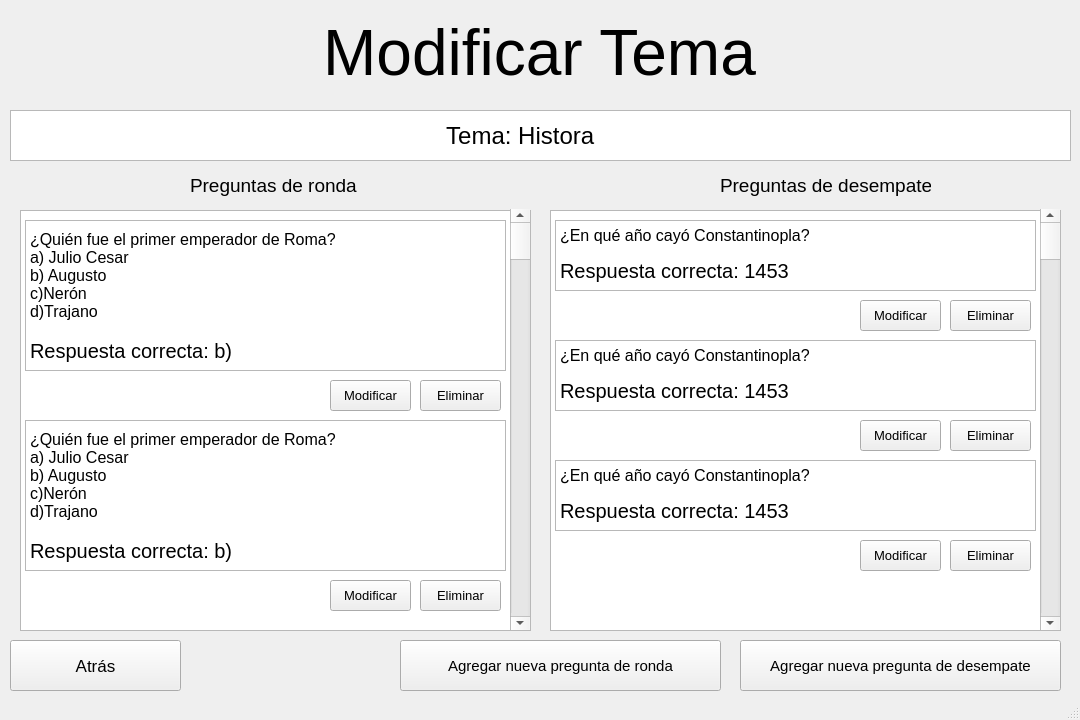
<?xml version="1.0" encoding="UTF-8"?>
<ui version="4.0">
 <class>MainWindow</class>
 <widget class="QMainWindow" name="MainWindow">
  <property name="geometry">
   <rect>
    <x>0</x>
    <y>0</y>
    <width>1080</width>
    <height>720</height>
   </rect>
  </property>
  <property name="windowTitle">
   <string>MainWindow</string>
  </property>
  <widget class="QWidget" name="centralwidget">
   <widget class="QPushButton" name="pushButton_2">
    <property name="geometry">
     <rect>
      <x>10</x>
      <y>640</y>
      <width>171</width>
      <height>51</height>
     </rect>
    </property>
    <property name="font">
     <font>
      <pointsize>13</pointsize>
     </font>
    </property>
    <property name="text">
     <string>Atrás</string>
    </property>
   </widget>
   <widget class="QWidget" name="verticalLayoutWidget_3">
    <property name="geometry">
     <rect>
      <x>9</x>
      <y>9</y>
      <width>1061</width>
      <height>91</height>
     </rect>
    </property>
    <layout class="QVBoxLayout" name="verticalLayout_3">
     <item>
      <widget class="QLabel" name="label">
       <property name="font">
        <font>
         <pointsize>9</pointsize>
        </font>
       </property>
       <property name="text">
        <string>&lt;html&gt;&lt;head/&gt;&lt;body&gt;&lt;p align=&quot;center&quot;&gt;&lt;span style=&quot; font-size:48pt;&quot;&gt;Modificar Tema&lt;/span&gt;&lt;/p&gt;&lt;/body&gt;&lt;/html&gt;</string>
       </property>
      </widget>
     </item>
    </layout>
   </widget>
   <widget class="QListView" name="listView">
    <property name="geometry">
     <rect>
      <x>20</x>
      <y>210</y>
      <width>511</width>
      <height>421</height>
     </rect>
    </property>
   </widget>
   <widget class="QListView" name="listView_2">
    <property name="geometry">
     <rect>
      <x>10</x>
      <y>110</y>
      <width>1061</width>
      <height>51</height>
     </rect>
    </property>
   </widget>
   <widget class="QPushButton" name="pushButton_12">
    <property name="geometry">
     <rect>
      <x>400</x>
      <y>640</y>
      <width>321</width>
      <height>51</height>
     </rect>
    </property>
    <property name="font">
     <font>
      <pointsize>11</pointsize>
     </font>
    </property>
    <property name="text">
     <string>Agregar nueva pregunta de ronda</string>
    </property>
   </widget>
   <widget class="QLabel" name="label_2">
    <property name="geometry">
     <rect>
      <x>440</x>
      <y>110</y>
      <width>161</width>
      <height>51</height>
     </rect>
    </property>
    <property name="font">
     <font>
      <pointsize>18</pointsize>
     </font>
    </property>
    <property name="text">
     <string> Tema: Histora</string>
    </property>
   </widget>
   <widget class="QPushButton" name="pushButton_13">
    <property name="geometry">
     <rect>
      <x>740</x>
      <y>640</y>
      <width>321</width>
      <height>51</height>
     </rect>
    </property>
    <property name="font">
     <font>
      <pointsize>11</pointsize>
     </font>
    </property>
    <property name="text">
     <string>Agregar nueva pregunta de desempate</string>
    </property>
   </widget>
   <widget class="QScrollBar" name="verticalScrollBar">
    <property name="geometry">
     <rect>
      <x>510</x>
      <y>209</y>
      <width>20</width>
      <height>421</height>
     </rect>
    </property>
    <property name="orientation">
     <enum>Qt::Orientation::Vertical</enum>
    </property>
   </widget>
   <widget class="QLabel" name="label_3">
    <property name="geometry">
     <rect>
      <x>190</x>
      <y>170</y>
      <width>171</width>
      <height>31</height>
     </rect>
    </property>
    <property name="font">
     <font>
      <pointsize>14</pointsize>
     </font>
    </property>
    <property name="text">
     <string>Preguntas de ronda</string>
    </property>
   </widget>
   <widget class="QScrollBar" name="verticalScrollBar_2">
    <property name="geometry">
     <rect>
      <x>1040</x>
      <y>209</y>
      <width>20</width>
      <height>421</height>
     </rect>
    </property>
    <property name="orientation">
     <enum>Qt::Orientation::Vertical</enum>
    </property>
   </widget>
   <widget class="QListView" name="listView_3">
    <property name="geometry">
     <rect>
      <x>550</x>
      <y>210</y>
      <width>511</width>
      <height>421</height>
     </rect>
    </property>
   </widget>
   <widget class="QLabel" name="label_5">
    <property name="geometry">
     <rect>
      <x>720</x>
      <y>170</y>
      <width>211</width>
      <height>31</height>
     </rect>
    </property>
    <property name="font">
     <font>
      <pointsize>14</pointsize>
     </font>
    </property>
    <property name="text">
     <string>Preguntas de desempate</string>
    </property>
   </widget>
   <widget class="QListView" name="listView_4">
    <property name="geometry">
     <rect>
      <x>25</x>
      <y>220</y>
      <width>481</width>
      <height>151</height>
     </rect>
    </property>
   </widget>
   <widget class="QLabel" name="label_6">
    <property name="geometry">
     <rect>
      <x>30</x>
      <y>220</y>
      <width>471</width>
      <height>111</height>
     </rect>
    </property>
    <property name="font">
     <font>
      <pointsize>12</pointsize>
     </font>
    </property>
    <property name="text">
     <string>¿Quién fue el primer emperador de Roma?
a) Julio Cesar
b) Augusto
c)Nerón
d)Trajano</string>
    </property>
   </widget>
   <widget class="QLabel" name="label_7">
    <property name="geometry">
     <rect>
      <x>30</x>
      <y>330</y>
      <width>201</width>
      <height>41</height>
     </rect>
    </property>
    <property name="font">
     <font>
      <pointsize>15</pointsize>
     </font>
    </property>
    <property name="text">
     <string>Respuesta correcta: b)</string>
    </property>
   </widget>
   <widget class="QListView" name="listView_6">
    <property name="geometry">
     <rect>
      <x>555</x>
      <y>220</y>
      <width>481</width>
      <height>71</height>
     </rect>
    </property>
   </widget>
   <widget class="QLabel" name="label_10">
    <property name="geometry">
     <rect>
      <x>560</x>
      <y>250</y>
      <width>231</width>
      <height>41</height>
     </rect>
    </property>
    <property name="font">
     <font>
      <pointsize>15</pointsize>
     </font>
    </property>
    <property name="text">
     <string>Respuesta correcta: 1453</string>
    </property>
   </widget>
   <widget class="QLabel" name="label_11">
    <property name="geometry">
     <rect>
      <x>560</x>
      <y>220</y>
      <width>471</width>
      <height>31</height>
     </rect>
    </property>
    <property name="font">
     <font>
      <pointsize>12</pointsize>
     </font>
    </property>
    <property name="text">
     <string>¿En qué año cayó Constantinopla?</string>
    </property>
   </widget>
   <widget class="QPushButton" name="pushButton_3">
    <property name="geometry">
     <rect>
      <x>330</x>
      <y>380</y>
      <width>81</width>
      <height>31</height>
     </rect>
    </property>
    <property name="font">
     <font>
      <pointsize>10</pointsize>
     </font>
    </property>
    <property name="text">
     <string>Modificar</string>
    </property>
   </widget>
   <widget class="QPushButton" name="pushButton_4">
    <property name="geometry">
     <rect>
      <x>420</x>
      <y>380</y>
      <width>81</width>
      <height>31</height>
     </rect>
    </property>
    <property name="font">
     <font>
      <pointsize>10</pointsize>
     </font>
    </property>
    <property name="text">
     <string>Eliminar</string>
    </property>
   </widget>
   <widget class="QPushButton" name="pushButton_5">
    <property name="geometry">
     <rect>
      <x>420</x>
      <y>580</y>
      <width>81</width>
      <height>31</height>
     </rect>
    </property>
    <property name="font">
     <font>
      <pointsize>10</pointsize>
     </font>
    </property>
    <property name="text">
     <string>Eliminar</string>
    </property>
   </widget>
   <widget class="QPushButton" name="pushButton_6">
    <property name="geometry">
     <rect>
      <x>330</x>
      <y>580</y>
      <width>81</width>
      <height>31</height>
     </rect>
    </property>
    <property name="font">
     <font>
      <pointsize>10</pointsize>
     </font>
    </property>
    <property name="text">
     <string>Modificar</string>
    </property>
   </widget>
   <widget class="QListView" name="listView_5">
    <property name="geometry">
     <rect>
      <x>25</x>
      <y>420</y>
      <width>481</width>
      <height>151</height>
     </rect>
    </property>
   </widget>
   <widget class="QLabel" name="label_8">
    <property name="geometry">
     <rect>
      <x>30</x>
      <y>530</y>
      <width>201</width>
      <height>41</height>
     </rect>
    </property>
    <property name="font">
     <font>
      <pointsize>15</pointsize>
     </font>
    </property>
    <property name="text">
     <string>Respuesta correcta: b)</string>
    </property>
   </widget>
   <widget class="QLabel" name="label_9">
    <property name="geometry">
     <rect>
      <x>30</x>
      <y>420</y>
      <width>471</width>
      <height>111</height>
     </rect>
    </property>
    <property name="font">
     <font>
      <pointsize>12</pointsize>
     </font>
    </property>
    <property name="text">
     <string>¿Quién fue el primer emperador de Roma?
a) Julio Cesar
b) Augusto
c)Nerón
d)Trajano</string>
    </property>
   </widget>
   <widget class="QPushButton" name="pushButton_7">
    <property name="geometry">
     <rect>
      <x>950</x>
      <y>300</y>
      <width>81</width>
      <height>31</height>
     </rect>
    </property>
    <property name="font">
     <font>
      <pointsize>10</pointsize>
     </font>
    </property>
    <property name="text">
     <string>Eliminar</string>
    </property>
   </widget>
   <widget class="QPushButton" name="pushButton_8">
    <property name="geometry">
     <rect>
      <x>860</x>
      <y>300</y>
      <width>81</width>
      <height>31</height>
     </rect>
    </property>
    <property name="font">
     <font>
      <pointsize>10</pointsize>
     </font>
    </property>
    <property name="text">
     <string>Modificar</string>
    </property>
   </widget>
   <widget class="QPushButton" name="pushButton_9">
    <property name="geometry">
     <rect>
      <x>860</x>
      <y>420</y>
      <width>81</width>
      <height>31</height>
     </rect>
    </property>
    <property name="font">
     <font>
      <pointsize>10</pointsize>
     </font>
    </property>
    <property name="text">
     <string>Modificar</string>
    </property>
   </widget>
   <widget class="QListView" name="listView_7">
    <property name="geometry">
     <rect>
      <x>555</x>
      <y>340</y>
      <width>481</width>
      <height>71</height>
     </rect>
    </property>
   </widget>
   <widget class="QPushButton" name="pushButton_10">
    <property name="geometry">
     <rect>
      <x>950</x>
      <y>420</y>
      <width>81</width>
      <height>31</height>
     </rect>
    </property>
    <property name="font">
     <font>
      <pointsize>10</pointsize>
     </font>
    </property>
    <property name="text">
     <string>Eliminar</string>
    </property>
   </widget>
   <widget class="QLabel" name="label_12">
    <property name="geometry">
     <rect>
      <x>560</x>
      <y>370</y>
      <width>231</width>
      <height>41</height>
     </rect>
    </property>
    <property name="font">
     <font>
      <pointsize>15</pointsize>
     </font>
    </property>
    <property name="text">
     <string>Respuesta correcta: 1453</string>
    </property>
   </widget>
   <widget class="QLabel" name="label_13">
    <property name="geometry">
     <rect>
      <x>560</x>
      <y>340</y>
      <width>471</width>
      <height>31</height>
     </rect>
    </property>
    <property name="font">
     <font>
      <pointsize>12</pointsize>
     </font>
    </property>
    <property name="text">
     <string>¿En qué año cayó Constantinopla?</string>
    </property>
   </widget>
   <widget class="QPushButton" name="pushButton_11">
    <property name="geometry">
     <rect>
      <x>860</x>
      <y>540</y>
      <width>81</width>
      <height>31</height>
     </rect>
    </property>
    <property name="font">
     <font>
      <pointsize>10</pointsize>
     </font>
    </property>
    <property name="text">
     <string>Modificar</string>
    </property>
   </widget>
   <widget class="QListView" name="listView_8">
    <property name="geometry">
     <rect>
      <x>555</x>
      <y>460</y>
      <width>481</width>
      <height>71</height>
     </rect>
    </property>
   </widget>
   <widget class="QPushButton" name="pushButton_14">
    <property name="geometry">
     <rect>
      <x>950</x>
      <y>540</y>
      <width>81</width>
      <height>31</height>
     </rect>
    </property>
    <property name="font">
     <font>
      <pointsize>10</pointsize>
     </font>
    </property>
    <property name="text">
     <string>Eliminar</string>
    </property>
   </widget>
   <widget class="QLabel" name="label_14">
    <property name="geometry">
     <rect>
      <x>560</x>
      <y>490</y>
      <width>231</width>
      <height>41</height>
     </rect>
    </property>
    <property name="font">
     <font>
      <pointsize>15</pointsize>
     </font>
    </property>
    <property name="text">
     <string>Respuesta correcta: 1453</string>
    </property>
   </widget>
   <widget class="QLabel" name="label_15">
    <property name="geometry">
     <rect>
      <x>560</x>
      <y>460</y>
      <width>471</width>
      <height>31</height>
     </rect>
    </property>
    <property name="font">
     <font>
      <pointsize>12</pointsize>
     </font>
    </property>
    <property name="text">
     <string>¿En qué año cayó Constantinopla?</string>
    </property>
   </widget>
   <zorder>listView_3</zorder>
   <zorder>listView</zorder>
   <zorder>pushButton_2</zorder>
   <zorder>verticalLayoutWidget_3</zorder>
   <zorder>listView_2</zorder>
   <zorder>pushButton_12</zorder>
   <zorder>label_2</zorder>
   <zorder>pushButton_13</zorder>
   <zorder>verticalScrollBar</zorder>
   <zorder>label_3</zorder>
   <zorder>verticalScrollBar_2</zorder>
   <zorder>label_5</zorder>
   <zorder>listView_4</zorder>
   <zorder>label_6</zorder>
   <zorder>label_7</zorder>
   <zorder>listView_6</zorder>
   <zorder>label_10</zorder>
   <zorder>label_11</zorder>
   <zorder>pushButton_3</zorder>
   <zorder>pushButton_4</zorder>
   <zorder>pushButton_5</zorder>
   <zorder>pushButton_6</zorder>
   <zorder>listView_5</zorder>
   <zorder>label_8</zorder>
   <zorder>label_9</zorder>
   <zorder>pushButton_7</zorder>
   <zorder>pushButton_8</zorder>
   <zorder>pushButton_9</zorder>
   <zorder>listView_7</zorder>
   <zorder>pushButton_10</zorder>
   <zorder>label_12</zorder>
   <zorder>label_13</zorder>
   <zorder>pushButton_11</zorder>
   <zorder>listView_8</zorder>
   <zorder>pushButton_14</zorder>
   <zorder>label_14</zorder>
   <zorder>label_15</zorder>
  </widget>
  <widget class="QStatusBar" name="statusbar"/>
 </widget>
 <resources/>
 <connections/>
</ui>
